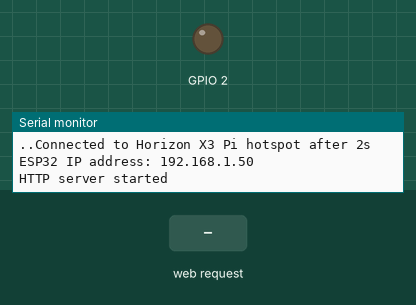
Simulated run of this sketch. Board: ESP32. Shown: output pins drawn as LEDs (lit = HIGH), the last lines printed to the serial monitor. Dashed ring = blinking. Inputs (shaded band) come from the test bench. WiFi joins after 1.5 s; servers stay silent unless stated.

Above: at 3.2 s.
3.3 s: HTTP request GET /trigger received
At 3.7 s:
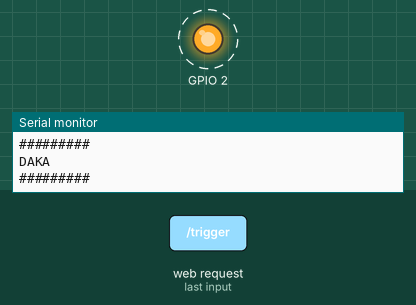
Timing chart, 0 to 6.3 s (numbered marks = the images above; inputs shaded):
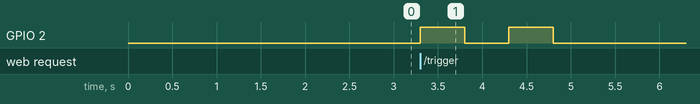

The sketch:

kicker_firmware_esp32.ino
```cpp
#include <WiFi.h>
#include <WebServer.h>

const char* ssid = "sunrise_TIGO";  // Horizon X3 Pi hotspot SSID
const char* password = "";  // Horizon X3 Pi hotspot password
int connexionDuration;
WebServer server(80);

void handleInterrupt() {
  Serial.println("#########");
  Serial.println("DAKA");
  Serial.println("#########");
  digitalWrite(2,HIGH);
  delay(500);
  digitalWrite(2,LOW);           // Wait for 1 second before repeating
  delay(500);
  digitalWrite(2,HIGH);
  delay(500);
  digitalWrite(2,LOW);           // Wait for 1 second before repeating
  delay(500);
}

void setup() {
  Serial.begin(115200);
  pinMode(2, OUTPUT);
  connexionDuration = 0;
  // Connect to Horizon X3 Pi hotspot
  WiFi.begin(ssid, password);
  while (WiFi.status() != WL_CONNECTED) {
    delay(1000);
    Serial.print(".");
    connexionDuration = connexionDuration + 1;
  }
  Serial.print("Connected to Horizon X3 Pi hotspot after ");
  Serial.print(connexionDuration);
  Serial.println("s");

  Serial.print("ESP32 IP address: ");
  Serial.println(WiFi.localIP());

  // Define HTTP endpoint
  server.on("/trigger", HTTP_GET, []() {
    handleInterrupt();
    server.send(200, "text/plain", "Interrupt triggered");
  });

  server.begin();
  Serial.println("HTTP server started");
}

void loop() {
  server.handleClient();
}
```

Measured:
- after the input at 3.3 s, GPIO 2: alternates HIGH for 0.50 s and LOW for 0.50 s, 4 changes in all, then stays LOW, starting at once
